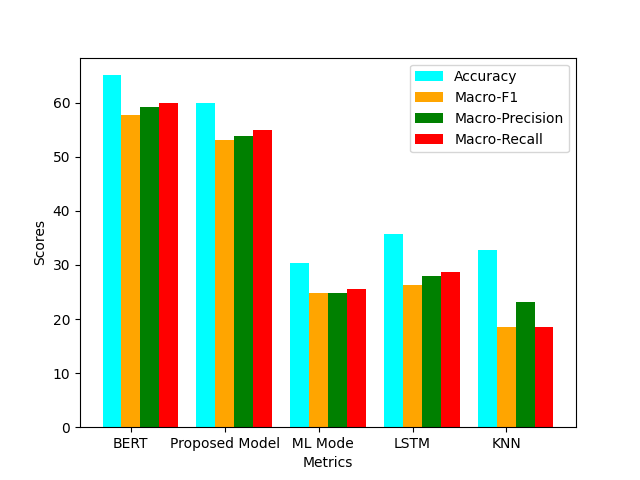

This figure's Python source:
import matplotlib.pyplot as plt
import numpy as np

# create data
x = np.arange(5)
accuracy = [65.1,59.95,30.44,35.75,32.86]
f1 = [57.65,53.04,24.83,26.34,18.58]
precision = [59.29,53.91,24.83,27.98,23.19]
recall = [59.9,54.98,25.57,28.66,18.58]
width = 0.2
  
# plot data in grouped manner of bar type
plt.bar(x-0.2, accuracy, width, color='cyan')
plt.bar(x, f1, width, color='orange')
plt.bar(x+0.2, precision, width, color='green')
plt.bar(x+0.4, recall, width, color='red')
plt.xticks(x, ['BERT','Proposed Model','  ML Mode','LSTM','KNN'])
plt.xlabel("Metrics")
plt.ylabel("Scores")
plt.legend(["Accuracy","Macro-F1","Macro-Precision","Macro-Recall"])
plt.show()
